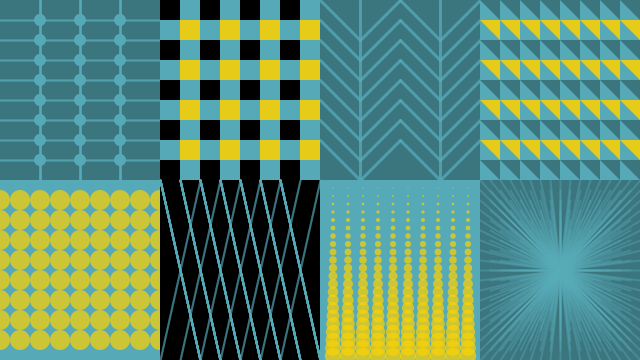
Frame 1 (no input)
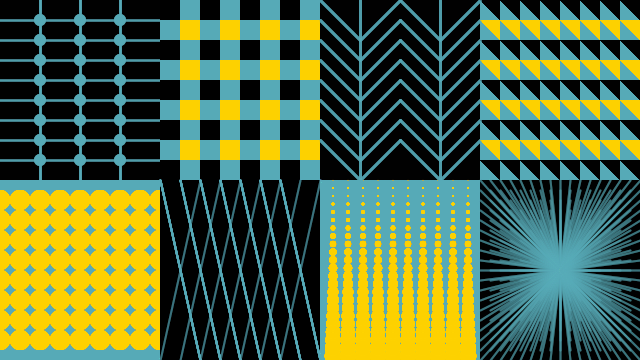
Frame 60 (the mouse pressed at the canvas centre just before this capture)
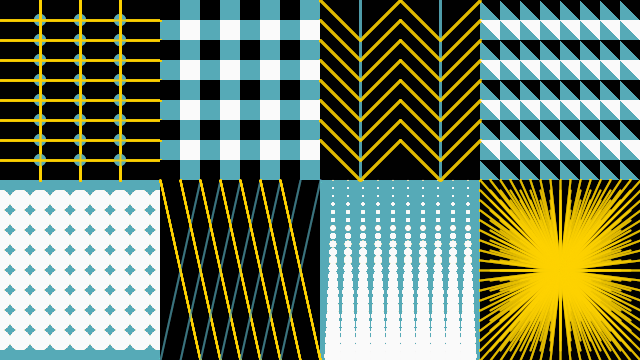
Frame 120 (the mouse held since frame 60 and released just before this capture)

The Processing sketch that drew these frames (run headless with seeded random() and noise(); from frame 60 on, the mouse is pressed at the canvas centre):

// Processing sketch: processing_72664
// ── processing_72664.pde

// Kao, Meng-Ting
// Intro to Creative Programming
// Exercise one mod
void setup (){
size(640, 360);
smooth();
background(86, 170, 183);
}
void draw(){
/*fill(0); 
float weight = dist(mouseX, mouseY, pmouseX, pmouseY);
strokeWeight(weight);
line (mouseX, mouseY, pmouseX, pmouseY);
*/
// (up, first)
fill(0, 0 ,0, 80);
noStroke();
rect(0, 0, 160, 180);
for (int a= 40; a<160; a +=40){
for (int b= 20; b<180; b +=20){
  smooth();
  
 
  fill(86, 170, 183);
  
/*  float d= dist(mouseX, mouseY, a,b );
  if(d<radius){
    radius++;
    fill(0);
  } else {
    fill(86, 170, 183);
  }
  */
  noStroke();
fill(86, 170, 183);
  ellipse(a, b, 12, 12);
  stroke(86, 170, 183,100);
  strokeWeight(2);
  if(mousePressed==true){
    stroke(253, 209, 0, 220);
  }
  line (a, 0, a, 180);
  line (0, b, 160, b);
}
}

// (up, third)
fill(0, 0, 0, 80);
noStroke();
rect(320, 0, 160, 180);
strokeWeight(3);
stroke(86, 170, 183 ,200);
line(360, 0, 360, 180);
line(440, 0, 440, 180);
for(int i= 0; i<160; i +=20 ){
   if(mousePressed==true){
    stroke(253, 209, 0, 180);
   }
  line(320, i, 360, i+40 );
  line(360, i+40, 400, i);
}
for(int i= 0; i<160; i +=20 ){
  line(400, i, 440, i+40 );
  line(440, i+40, 480, i);
}

//(up, second)
noStroke();
for(int y=0; y<=160; y +=40) {
  for(int x=160; x<=300; x +=40) {
   fill(0);
rect(x, y, 20, 20);
  }
}
for(int y=20; y<=160; y +=40) {
  for(int x=180; x<=300; x +=40) {
   fill(253, 209, 0, 220 );
     if(mousePressed==true){
    fill(250);
  }
rect(x, y, 20, 20);
  }
}

//(up, fourth)
fill(0,0,0,80);
noStroke();
for (int a=480; a<640; a +=20){
  for(int b=0; b<180; b +=40){
  triangle (a, b, a+20,b, a+20, b+20);
  }
}
fill(253, 209, 0, 220);
for (int a=480; a<640; a +=20){
  for(int b=20; b<180; b +=40){
      if(mousePressed==true){
    fill(250);
  }
  triangle (a, b, a+20,b, a+20, b+20);
  }
}

//(down, one);
for(int x=0; x<=160; x +=20){
for(int y=200; y<360; y +=20){
  fill(253, 209, 0, 180 );
  if(mousePressed==true){
    fill(250,250,250);
  }
  ellipse (x, y, 20, 20);
  
}
}
//(down, two)
fill(0,0,0);
noStroke();
rect(160, 180, 160, 180);
for(int a=160; a < 300; a +=20){
  for(int b=180;b<360; b+=20){
    stroke(86, 170, 183, 200);
    strokeWeight(2);
    if(mousePressed==true){
    stroke(253, 209, 0, 180);
    }
    line (a, 180, a+40, 360);
    stroke(86, 170, 183, 30);
    line (a, 360, a+40, 180);
  }
}
//(down, third)
noStroke();
for (int y=180; y<=height; y+=8) {
for ( int x=333; x<=width-170; x+=15 ){
  fill(253, 209, 0, 180);
  if(mousePressed==true){
    fill(250);
  }
  ellipse(x, y, y/11.0-16, y/11.0-16); 
}
}
//(down fourth)
fill(0,0,0,80);
rect(480, 180, 160, 180);
for (int a=480; a<=640; a+=10){
  for(int b= 180; b<=360; b +=10){
     stroke(86, 170, 183, 100);
     if(mousePressed==true){
    stroke(253, 209, 0, 180);
  }
    //ellipse(a, b, 2, 2);
     line(a, b, 560, 270);
    
  }
}

}
